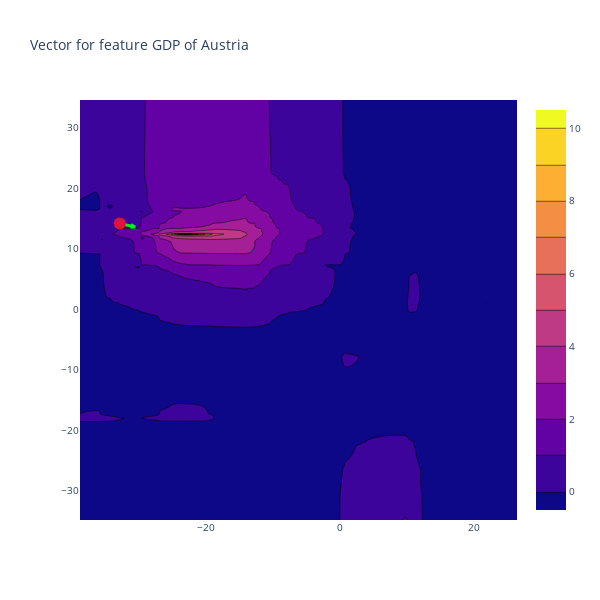

Notebook source saved alongside this figure:
### Markdown cell above
##### PLOT ARROW WITH CONTOUR VALUE OF THE FEATURE IN HD

### Code cell
explainer.plot_one_arrow_with_contour(feature_id, instance_id)

### Figure 1 — Plotly figure (JSON) as saved in the notebook; plotly's stock layout.template omitted (floating-point values rounded to 4 significant figures; data arrays with more than 128 entries replaced by an {"elided": "..."} marker saying what was removed)
{"data": [{"line": {"color": "#00f514", "width": 3}, "mode": "lines", "type": "scatter", "x": [-32.93, -30.67, null, -31.36, -30.67, -31.25, null], "y": [14.16, 13.6, null, 13.53, 13.6, 13.99, null]}, {"marker": {"color": "crimson", "size": 12}, "showlegend": false, "type": "scatter", "x": [-32.93], "y": [14.16]}, {"type": "contour", "x": {"elided": "138 float values"}, "y": {"elided": "138 float values"}, "z": {"elided": "138 float values"}}], "layout": {"font": {"size": 10}, "height": 600, "hovermode": "closest", "showlegend": false, "title": {"text": "Vector for feature GDP of Austria"}, "width": 600, "xaxis": {"mirror": true, "showgrid": false, "zeroline": false}, "yaxis": {"mirror": true, "showgrid": false, "zeroline": false}}}
